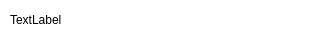
<?xml version="1.0" encoding="UTF-8"?>
<ui version="4.0">
 <class>CustomWidgetUsername</class>
 <widget class="QWidget" name="CustomWidgetUsername">
  <property name="geometry">
   <rect>
    <x>0</x>
    <y>0</y>
    <width>311</width>
    <height>40</height>
   </rect>
  </property>
  <property name="windowTitle">
   <string>CustomWidgetUsername</string>
  </property>
  <property name="styleSheet">
   <string notr="true">background-color: rgb(255, 255, 255);</string>
  </property>
  <widget class="ClickableLabel" name="remove">
   <property name="geometry">
    <rect>
     <x>285</x>
     <y>12</y>
     <width>15</width>
     <height>15</height>
    </rect>
   </property>
   <property name="autoFillBackground">
    <bool>false</bool>
   </property>
   <property name="styleSheet">
    <string notr="true">background-color: rgba(0,0,0,0%)</string>
   </property>
   <property name="text">
    <string/>
   </property>
   <property name="scaledContents">
    <bool>true</bool>
   </property>
  </widget>
  <widget class="QLabel" name="username">
   <property name="geometry">
    <rect>
     <x>10</x>
     <y>10</y>
     <width>150</width>
     <height>20</height>
    </rect>
   </property>
   <property name="autoFillBackground">
    <bool>false</bool>
   </property>
   <property name="styleSheet">
    <string notr="true">background-color: rgba(0,0,0,0%);
color: rgb(0, 0, 0);</string>
   </property>
   <property name="text">
    <string>TextLabel</string>
   </property>
  </widget>
 </widget>
 <layoutdefault spacing="6" margin="11"/>
 <customwidgets>
  <customwidget>
   <class>ClickableLabel</class>
   <extends>QLabel</extends>
   <header>clickablelabel.h</header>
   <slots>
    <signal>clicked()</signal>
   </slots>
  </customwidget>
 </customwidgets>
 <resources/>
 <connections/>
</ui>
